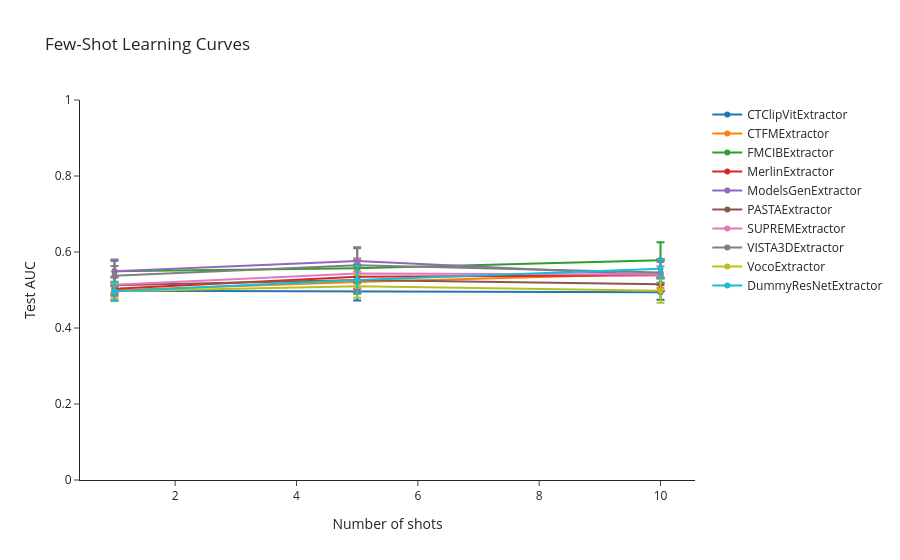

The notebook cell this image was saved under:
### Markdown cell above
## Few-Shot Learning Curves

Visualize how model performance scales with increasing training samples.

### Code cell
# Plot few-shot learning curves

model_names = list(next(iter(few_shot_results.values())).keys())
fig = go.Figure()

for model_name in model_names:
    shot_values = []
    means = []
    cis = []

    for shots in shot_configs:
        shot_values.append(shots)
        result = few_shot_results.get(shots, {}).get(model_name, {})
        if "mean" not in result or "ci95" not in result:
            continue
        means.append(result["mean"])
        lower, upper = result["ci95"]
        cis.append(upper - result["mean"])

    fig.add_trace(go.Scatter(
        x=shot_values,
        y=means,
        mode='lines+markers',
        name=model_name,
        error_y=dict(type='data', array=cis, visible=True)
    ))

fig.update_layout(
    title='Few-Shot Learning Curves',
    xaxis_title='Number of shots',
    yaxis_title='Test AUC',
    template='simple_white'
)
fig.update_yaxes(range=[0, 1.0])
fig.show()

### Figure 1 — Plotly figure (JSON) as saved in the notebook; plotly's stock layout.template omitted (floating-point values rounded to 4 significant figures)
{"data": [{"error_y": {"array": [0.01174, 0.02391, 0.01944], "type": "data", "visible": true}, "mode": "lines+markers", "name": "CTClipVitExtractor", "type": "scatter", "x": [1, 5, 10], "y": [0.4982, 0.4963, 0.4939]}, {"error_y": {"array": [0.01592, 0.0272, 0.03735], "type": "data", "visible": true}, "mode": "lines+markers", "name": "CTFMExtractor", "type": "scatter", "x": [1, 5, 10], "y": [0.4991, 0.5212, 0.5426]}, {"error_y": {"array": [0.02809, 0.02352, 0.04741], "type": "data", "visible": true}, "mode": "lines+markers", "name": "FMCIBExtractor", "type": "scatter", "x": [1, 5, 10], "y": [0.5491, 0.5573, 0.5784]}, {"error_y": {"array": [0.03082, 0.03226, 0.04205], "type": "data", "visible": true}, "mode": "lines+markers", "name": "MerlinExtractor", "type": "scatter", "x": [1, 5, 10], "y": [0.5033, 0.535, 0.5388]}, {"error_y": {"array": [0.03075, 0.03352, 0.04045], "type": "data", "visible": true}, "mode": "lines+markers", "name": "ModelsGenExtractor", "type": "scatter", "x": [1, 5, 10], "y": [0.5495, 0.5761, 0.5385]}, {"error_y": {"array": [0.02038, 0.035, 0.01776], "type": "data", "visible": true}, "mode": "lines+markers", "name": "PASTAExtractor", "type": "scatter", "x": [1, 5, 10], "y": [0.5127, 0.5265, 0.5152]}, {"error_y": {"array": [0.02035, 0.0397, 0.02165], "type": "data", "visible": true}, "mode": "lines+markers", "name": "SUPREMExtractor", "type": "scatter", "x": [1, 5, 10], "y": [0.5135, 0.5437, 0.5411]}, {"error_y": {"array": [0.02527, 0.04764, 0.02787], "type": "data", "visible": true}, "mode": "lines+markers", "name": "VISTA3DExtractor", "type": "scatter", "x": [1, 5, 10], "y": [0.5378, 0.5651, 0.5462]}, {"error_y": {"array": [0.02055, 0.03018, 0.03156], "type": "data", "visible": true}, "mode": "lines+markers", "name": "VocoExtractor", "type": "scatter", "x": [1, 5, 10], "y": [0.4966, 0.5101, 0.4977]}, {"error_y": {"array": [0.02492, 0.03673, 0.02498], "type": "data", "visible": true}, "mode": "lines+markers", "name": "DummyResNetExtractor", "type": "scatter", "x": [1, 5, 10], "y": [0.4966, 0.5264, 0.556]}], "layout": {"title": {"text": "Few-Shot Learning Curves"}, "xaxis": {"title": {"text": "Number of shots"}}, "yaxis": {"range": [0, 1], "title": {"text": "Test AUC"}}}}
